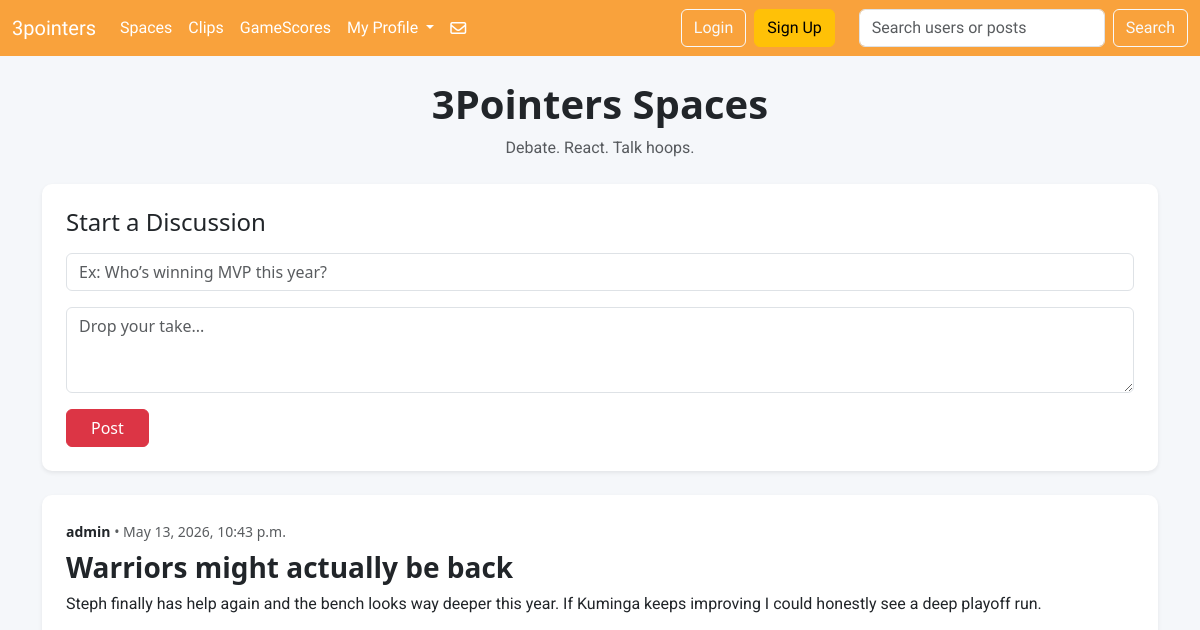
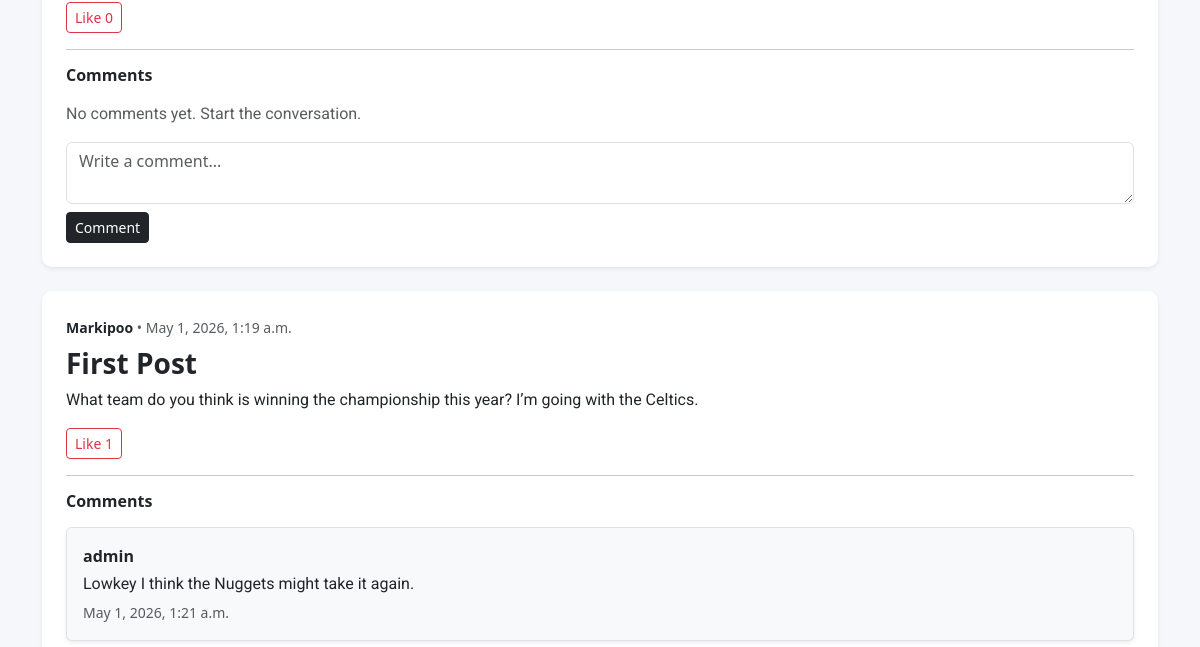
The app's page /spaces/ (upper part), older data (2 pictures, top to bottom).
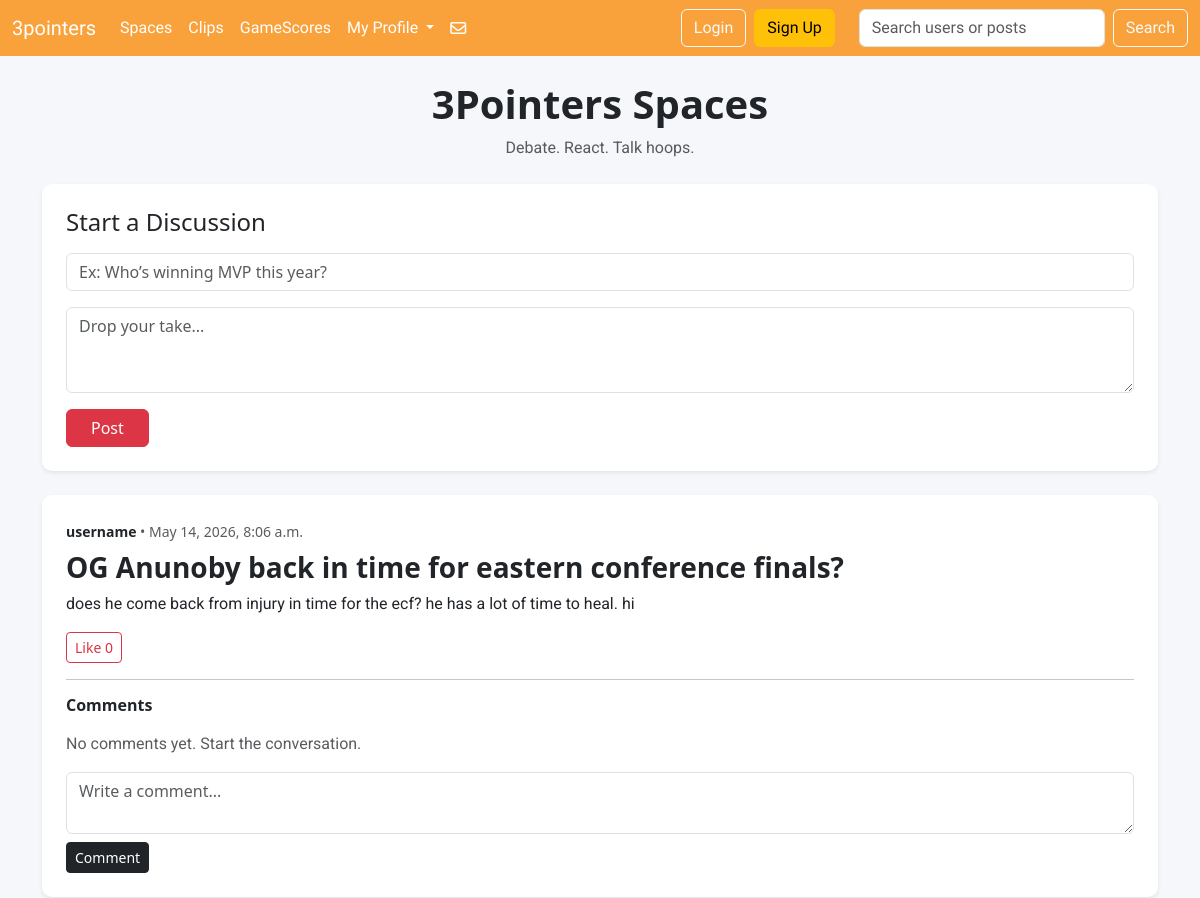
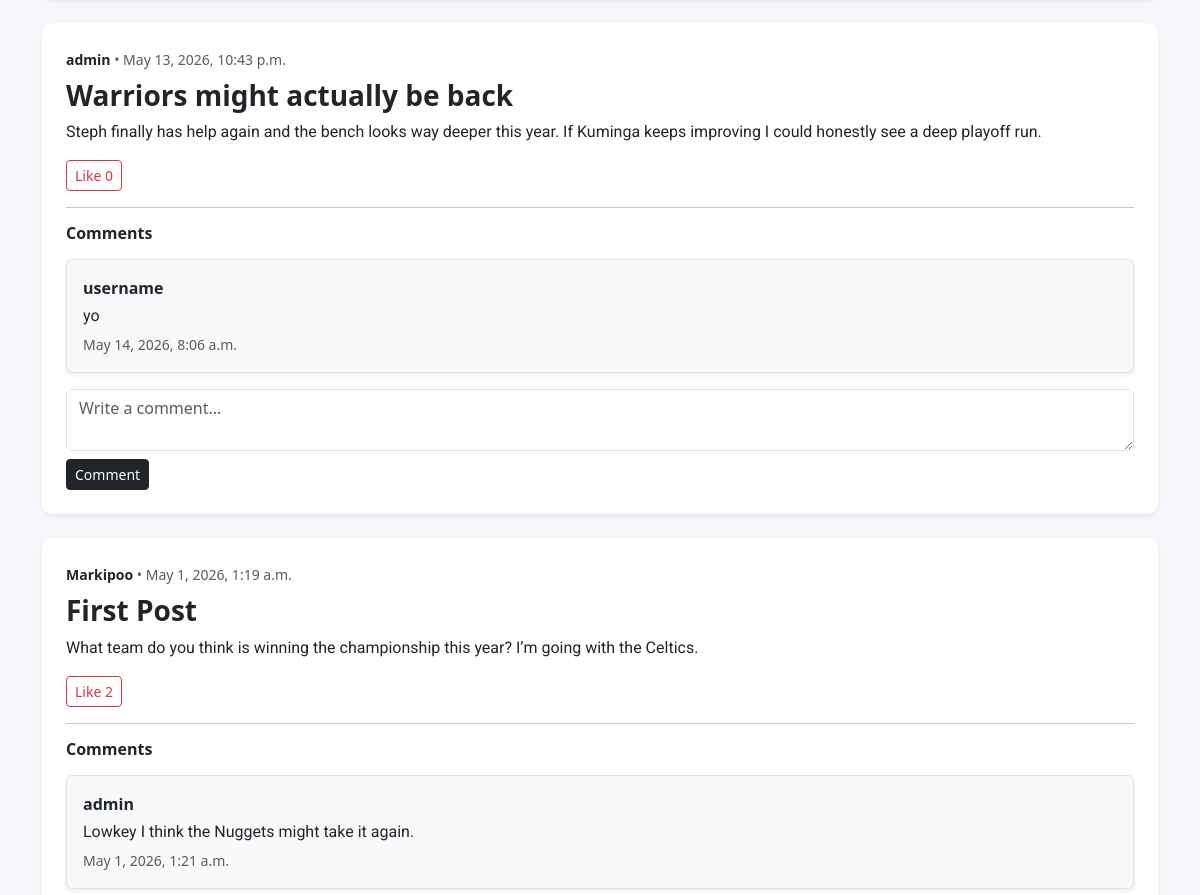
The same page, newer data (2 pictures, top to bottom).
### sportApp/models.py (models this page shows)
class SpacePost(models.Model):
    user = models.ForeignKey(User, on_delete=models.CASCADE)
    title = models.CharField(max_length=200)
    message = models.TextField()
    likes = models.ManyToManyField(User, related_name="liked_space_posts", blank=True)
    created_at = models.DateTimeField(auto_now_add=True)
    def total_likes(self):
        return self.likes.count()

class SpaceComment(models.Model):
    post = models.ForeignKey(SpacePost, on_delete=models.CASCADE, related_name="comments")
    user = models.ForeignKey(User, on_delete=models.CASCADE)
    comment = models.TextField()
    created_at = models.DateTimeField(auto_now_add=True)

### sportApp/views.py (the view, shortened to what this page needs)
# urls.py: path("spaces/", views.spaces, name="spaces"),
def spaces(request):
    posts = SpacePost.objects.all().order_by("-created_at")
    return render(request, "spaces.html", {"posts": posts})

### sportApp/templates/spaces.html (shortened to what this page needs)
{% extends "base.html" %}
{% load static %}
{% block content %}
<div class="container-fluid py-4" style="background-color: #f5f7fa; min-height: 100vh;">
  <div class="container">
    <div class="text-center mb-4">
        <h1 class="fw-bold">3Pointers Spaces</h1>
        <p class="text-muted">Debate. React. Talk hoops.</p>
    </div>
    <div class="card shadow-sm border-0 mb-4"
         style="background-color: #ffffff; border-radius: 10px; border-left: 5px solid #dc3545;">
        <div class="card-body p-4">
            <h4 class="mb-3">Start a Discussion</h4>
            <form method="POST">
                <input type="text"
                       name="title"
                       class="form-control mb-3"
                       placeholder="Ex: Who’s winning MVP this year?">
                <textarea name="message"
                          class="form-control mb-3"
                          rows="3"
                          placeholder="Drop your take..."></textarea>
                <button type="submit"
                        class="btn btn-danger px-4">
                    Post
                </button>
            </form>
        </div>
    </div>
    {% for post in posts %}
        <div class="card shadow-sm border-0 mb-4"
             style="background-color: #ffffff; border-radius: 10px; border-left: 5px solid #0d6efd;">
            <div class="card-body p-4">
                <small class="text-muted">
                    <a href="{% url 'dm_chat' post.user.username %}"
                       class="text-decoration-none text-dark fw-bold">
                        {{ post.user.username }}
                    </a>
                    • {{ post.created_at }}
                </small>
                <h3 class="fw-bold mt-2">
                    {{ post.title }}
                </h3>
                <p class="mb-3">
                    {{ post.message }}
                </p>
                <form method="POST" class="mb-3">
                    <button type="submit"
                            class="btn btn-outline-danger btn-sm">
                        Like {{ post.total_likes }}
                    </button>
                </form>
                <hr>
                <h6 class="fw-bold mb-3">
                    Comments
                </h6>
                {% for comment in post.comments.all %}
                    <div class="bg-light border rounded p-3 mb-2 shadow-sm">
                        <strong>
                            <a href="{% url 'dm_chat' comment.user.username %}"
                               class="text-decoration-none text-dark">
                                {{ comment.user.username }}
                            </a>
                        </strong>
                        <p class="mb-1 mt-1">
                            {{ comment.comment }}
                        </p>
                        <small class="text-muted">
                            {{ comment.created_at }}
                        </small>
                    </div>
                {% empty %}
                    <p class="text-muted">
                        No comments yet. Start the conversation.
                    </p>
                {% endfor %}
                <form method="POST" class="mt-3">
                    <textarea name="comment"
                              class="form-control mb-2"
                              rows="2"
                              placeholder="Write a comment..."></textarea>
                    <button type="submit"
                            class="btn btn-dark btn-sm">
                        Comment
                    </button>
                </form>
            </div>
        </div>
    {% endfor %}
  </div>
</div>
{% endblock %}

### sportApp/templates/base.html (shortened to what this page needs)
{% load static %}
<!DOCTYPE html>
<html lang="en">
<head>
  <link rel="stylesheet" href="{% static 'css_file/style.css' %}">
  <link
    href="https://cdn.jsdelivr.net/npm/bootstrap@5.3.8/dist/css/bootstrap.min.css"
    rel="stylesheet"
  >
</head>
<body>
<nav class="navbar navbar-expand-lg header_style navbar-dark header1">
  <div class="container-fluid">
    <a class="navbar-brand header1" href="{% url 'home' %}">
      3pointers
    </a>
    <div class="collapse navbar-collapse"
         id="navbarSupportedContent">
      <ul class="navbar-nav me-auto mb-2 mb-lg-0">
        <li class="nav-item">
          <a class="nav-link active"
             href="{% url 'spaces' %}">
             Spaces
          </a>
        </li>
        <li class="nav-item">
          <a class="nav-link active"
             href="{% url 'clips' %}">
             Clips
          </a>
        </li>
        <li class="nav-item">
          <a class="nav-link active"
             href="{% url 'scores' %}">
             GameScores
          </a>
        </li>
        <li class="nav-item dropdown">
          <a class="nav-link dropdown-toggle text-white"
             href="#"
             data-bs-toggle="dropdown">
            My Profile
          </a>
        </li>
        <div class="d-flex justify-content-center align-items-center">
          <a class="nav-link active fa-regular fa-envelope fa-xl text-white"
             href="{% url 'direct_messages' %}">
          </a>
        </div>
      </ul>
      <div class="d-flex align-items-center me-3">
        {% if user.is_authenticated %}
          <span class="text-white me-3">
            Hi, {{ user.username }}
          </span>
          <a class="btn btn-outline-light me-2"
             href="{% url 'logout' %}">
             Logout
          </a>
        {% else %}
          <a class="btn btn-outline-light me-2"
             href="{% url 'login' %}">
             Login
          </a>
          <a class="btn btn-warning me-2"
             href="{% url 'signup' %}">
             Sign Up
          </a>
        {% endif %}
      </div>
      <form class="d-flex"
            role="search"
            method="GET"
            action="{% url 'search' %}">
        <input class="form-control me-2"
               type="search"
               name="q"
               placeholder="Search users or posts"
               value="{{ request.GET.q }}">
        <button type="submit"
                class="btn btn-outline-light">
          Search
        </button>
      </form>
    </div>
  </div>
</nav>
{% block content %}
{% endblock %}
</body>
</html>

### sportApp/static/css_file/style.css (style rules this page uses)
.header_style { background-color: #f9a23c ; }
.header1 { font-family: "Graduate" ; }
p { font-family: "Roboto"; }

Row changes from the older to the newer data that the page shows:
added SpacePost: user.username "username", created_at "May 14, 2026, 8:06 a.m.", title "OG Anunoby back in time for eastern conference finals?", message "does he come back from injury in time for the ecf? he has a lot of time to heal. hi", total_likes "0"
shown differently, row unchanged: SpacePost "Warriors might actually be back": no longer shows "No comments yet. Start the conversation."
added SpaceComment: user.username "username", comment "yo", created_at "May 14, 2026, 8:06 a.m.", shown under SpacePost "Warriors might actually be back"
computed for SpacePost "First Post": total_likes "1" → "2"
